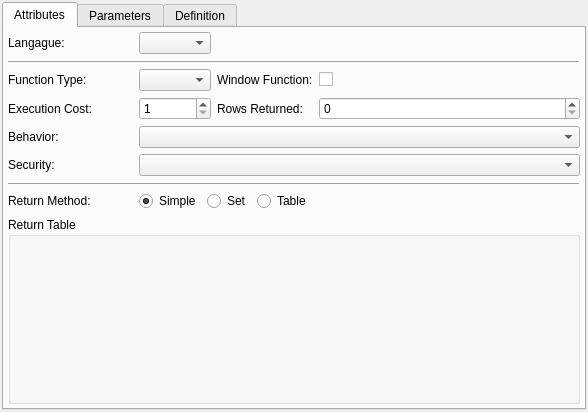
<?xml version="1.0" encoding="UTF-8"?>
<ui version="4.0">
 <class>FuncaoWidget</class>
 <widget class="QWidget" name="FuncaoWidget">
  <property name="geometry">
   <rect>
    <x>0</x>
    <y>0</y>
    <width>588</width>
    <height>412</height>
   </rect>
  </property>
  <property name="sizePolicy">
   <sizepolicy hsizetype="Preferred" vsizetype="Preferred">
    <horstretch>0</horstretch>
    <verstretch>0</verstretch>
   </sizepolicy>
  </property>
  <property name="minimumSize">
   <size>
    <width>465</width>
    <height>216</height>
   </size>
  </property>
  <property name="windowTitle">
   <string>Form</string>
  </property>
  <layout class="QGridLayout" name="funcao_grid">
   <property name="margin">
    <number>2</number>
   </property>
   <property name="spacing">
    <number>6</number>
   </property>
   <item row="0" column="0">
    <widget class="QTabWidget" name="funcaowidget_twg">
     <property name="sizePolicy">
      <sizepolicy hsizetype="Expanding" vsizetype="Expanding">
       <horstretch>0</horstretch>
       <verstretch>0</verstretch>
      </sizepolicy>
     </property>
     <property name="minimumSize">
      <size>
       <width>0</width>
       <height>273</height>
      </size>
     </property>
     <property name="currentIndex">
      <number>0</number>
     </property>
     <widget class="QWidget" name="atributos_tab">
      <attribute name="title">
       <string>Attributes</string>
      </attribute>
      <layout class="QGridLayout" name="gridLayout">
       <property name="margin">
        <number>4</number>
       </property>
       <property name="spacing">
        <number>6</number>
       </property>
       <item row="0" column="0">
        <widget class="QLabel" name="linguagem_lbl">
         <property name="maximumSize">
          <size>
           <width>110</width>
           <height>16777215</height>
          </size>
         </property>
         <property name="text">
          <string>Langague:</string>
         </property>
        </widget>
       </item>
       <item row="0" column="1">
        <widget class="QComboBox" name="linguagem_cmb"/>
       </item>
       <item row="1" column="0" colspan="4">
        <widget class="QFrame" name="frame_2">
         <property name="frameShape">
          <enum>QFrame::HLine</enum>
         </property>
         <property name="frameShadow">
          <enum>QFrame::Raised</enum>
         </property>
        </widget>
       </item>
       <item row="2" column="0">
        <widget class="QLabel" name="tipo_func_lbl">
         <property name="maximumSize">
          <size>
           <width>110</width>
           <height>16777215</height>
          </size>
         </property>
         <property name="text">
          <string>Function Type:</string>
         </property>
        </widget>
       </item>
       <item row="2" column="1">
        <widget class="QComboBox" name="tipo_func_cmb"/>
       </item>
       <item row="2" column="2">
        <widget class="QLabel" name="func_janela_lbl">
         <property name="maximumSize">
          <size>
           <width>110</width>
           <height>16777215</height>
          </size>
         </property>
         <property name="text">
          <string>Window Function:</string>
         </property>
        </widget>
       </item>
       <item row="2" column="3">
        <widget class="QCheckBox" name="func_janela_chk">
         <property name="text">
          <string/>
         </property>
        </widget>
       </item>
       <item row="3" column="0">
        <widget class="QLabel" name="custo_exec_lbl">
         <property name="minimumSize">
          <size>
           <width>125</width>
           <height>0</height>
          </size>
         </property>
         <property name="maximumSize">
          <size>
           <width>110</width>
           <height>16777215</height>
          </size>
         </property>
         <property name="text">
          <string>Execution Cost:</string>
         </property>
        </widget>
       </item>
       <item row="3" column="1">
        <widget class="QSpinBox" name="custo_exec_spb">
         <property name="minimum">
          <number>1</number>
         </property>
         <property name="maximum">
          <number>10000</number>
         </property>
        </widget>
       </item>
       <item row="3" column="2">
        <widget class="QLabel" name="linhas_ret_lbl">
         <property name="maximumSize">
          <size>
           <width>110</width>
           <height>16777215</height>
          </size>
         </property>
         <property name="text">
          <string>Rows Returned:</string>
         </property>
        </widget>
       </item>
       <item row="3" column="3">
        <widget class="QSpinBox" name="linhas_ret_sbp">
         <property name="maximum">
          <number>1000000000</number>
         </property>
        </widget>
       </item>
       <item row="4" column="0">
        <widget class="QLabel" name="comportamento_lbl">
         <property name="maximumSize">
          <size>
           <width>110</width>
           <height>16777215</height>
          </size>
         </property>
         <property name="text">
          <string>Behavior:</string>
         </property>
        </widget>
       </item>
       <item row="4" column="1" colspan="3">
        <widget class="QComboBox" name="comportamento_cmb"/>
       </item>
       <item row="5" column="0">
        <widget class="QLabel" name="seguranca_lbl">
         <property name="maximumSize">
          <size>
           <width>110</width>
           <height>16777215</height>
          </size>
         </property>
         <property name="text">
          <string>Security:</string>
         </property>
        </widget>
       </item>
       <item row="5" column="1" colspan="3">
        <widget class="QComboBox" name="seguranca_cmb"/>
       </item>
       <item row="6" column="0" colspan="4">
        <widget class="QFrame" name="frame">
         <property name="frameShape">
          <enum>QFrame::HLine</enum>
         </property>
         <property name="frameShadow">
          <enum>QFrame::Raised</enum>
         </property>
        </widget>
       </item>
       <item row="7" column="0">
        <widget class="QLabel" name="metodo_ret_lbl">
         <property name="maximumSize">
          <size>
           <width>110</width>
           <height>16777215</height>
          </size>
         </property>
         <property name="text">
          <string>Return Method:</string>
         </property>
        </widget>
       </item>
       <item row="7" column="1" colspan="2">
        <layout class="QHBoxLayout" name="horizontalLayout">
         <item>
          <widget class="QRadioButton" name="simples_rb">
           <property name="sizePolicy">
            <sizepolicy hsizetype="Fixed" vsizetype="Fixed">
             <horstretch>0</horstretch>
             <verstretch>0</verstretch>
            </sizepolicy>
           </property>
           <property name="text">
            <string>Simple</string>
           </property>
           <property name="checked">
            <bool>true</bool>
           </property>
           <property name="autoExclusive">
            <bool>true</bool>
           </property>
          </widget>
         </item>
         <item>
          <widget class="QRadioButton" name="conjunto_rb">
           <property name="sizePolicy">
            <sizepolicy hsizetype="Fixed" vsizetype="Fixed">
             <horstretch>0</horstretch>
             <verstretch>0</verstretch>
            </sizepolicy>
           </property>
           <property name="text">
            <string>Set</string>
           </property>
           <property name="autoExclusive">
            <bool>true</bool>
           </property>
          </widget>
         </item>
         <item>
          <widget class="QRadioButton" name="tabela_rb">
           <property name="sizePolicy">
            <sizepolicy hsizetype="Fixed" vsizetype="Fixed">
             <horstretch>0</horstretch>
             <verstretch>0</verstretch>
            </sizepolicy>
           </property>
           <property name="text">
            <string>Table</string>
           </property>
           <property name="autoExclusive">
            <bool>true</bool>
           </property>
          </widget>
         </item>
        </layout>
       </item>
       <item row="7" column="3">
        <spacer name="horizontalSpacer_2">
         <property name="orientation">
          <enum>Qt::Horizontal</enum>
         </property>
         <property name="sizeHint" stdset="0">
          <size>
           <width>40</width>
           <height>20</height>
          </size>
         </property>
        </spacer>
       </item>
       <item row="8" column="0" colspan="4">
        <widget class="QGroupBox" name="tabela_ret_gb">
         <property name="title">
          <string>Return Table</string>
         </property>
        </widget>
       </item>
      </layout>
     </widget>
     <widget class="QWidget" name="parametros_tab">
      <attribute name="title">
       <string>Parameters</string>
      </attribute>
     </widget>
     <widget class="QWidget" name="definicao_tab">
      <attribute name="title">
       <string>Definition</string>
      </attribute>
      <layout class="QGridLayout" name="gridLayout_4">
       <property name="margin">
        <number>4</number>
       </property>
       <property name="spacing">
        <number>6</number>
       </property>
       <item row="0" column="0">
        <widget class="QFrame" name="biblioteca_frm">
         <property name="frameShape">
          <enum>QFrame::NoFrame</enum>
         </property>
         <property name="frameShadow">
          <enum>QFrame::Raised</enum>
         </property>
         <layout class="QGridLayout" name="gridLayout_3">
          <property name="margin">
           <number>2</number>
          </property>
          <property name="spacing">
           <number>6</number>
          </property>
          <item row="0" column="0" colspan="3">
           <widget class="QLabel" name="biblioteca1_lbl">
            <property name="text">
             <string>Dynamic Library:</string>
            </property>
           </widget>
          </item>
          <item row="0" column="3">
           <spacer name="horizontalSpacer_3">
            <property name="orientation">
             <enum>Qt::Horizontal</enum>
            </property>
            <property name="sizeHint" stdset="0">
             <size>
              <width>450</width>
              <height>20</height>
             </size>
            </property>
           </spacer>
          </item>
          <item row="1" column="0">
           <spacer name="horizontalSpacer_4">
            <property name="orientation">
             <enum>Qt::Horizontal</enum>
            </property>
            <property name="sizeType">
             <enum>QSizePolicy::Fixed</enum>
            </property>
            <property name="sizeHint" stdset="0">
             <size>
              <width>10</width>
              <height>20</height>
             </size>
            </property>
           </spacer>
          </item>
          <item row="1" column="1">
           <widget class="QLabel" name="simbolo_lbl">
            <property name="enabled">
             <bool>true</bool>
            </property>
            <property name="maximumSize">
             <size>
              <width>60</width>
              <height>16777215</height>
             </size>
            </property>
            <property name="text">
             <string>Symbol:</string>
            </property>
           </widget>
          </item>
          <item row="1" column="2" colspan="2">
           <widget class="QLineEdit" name="simbolo_edt">
            <property name="enabled">
             <bool>true</bool>
            </property>
            <property name="sizePolicy">
             <sizepolicy hsizetype="Preferred" vsizetype="Fixed">
              <horstretch>0</horstretch>
              <verstretch>0</verstretch>
             </sizepolicy>
            </property>
           </widget>
          </item>
          <item row="2" column="1">
           <widget class="QLabel" name="biblioteca_lbl">
            <property name="enabled">
             <bool>true</bool>
            </property>
            <property name="maximumSize">
             <size>
              <width>60</width>
              <height>16777215</height>
             </size>
            </property>
            <property name="text">
             <string>Library:</string>
            </property>
           </widget>
          </item>
          <item row="2" column="2" colspan="2">
           <widget class="QLineEdit" name="biblioteca_edt">
            <property name="enabled">
             <bool>true</bool>
            </property>
            <property name="sizePolicy">
             <sizepolicy hsizetype="Preferred" vsizetype="Fixed">
              <horstretch>0</horstretch>
              <verstretch>0</verstretch>
             </sizepolicy>
            </property>
           </widget>
          </item>
          <item row="3" column="3">
           <spacer name="verticalSpacer">
            <property name="orientation">
             <enum>Qt::Vertical</enum>
            </property>
            <property name="sizeHint" stdset="0">
             <size>
              <width>20</width>
              <height>61</height>
             </size>
            </property>
           </spacer>
          </item>
         </layout>
        </widget>
       </item>
       <item row="1" column="0">
        <widget class="QFrame" name="codigofonte_frm">
         <property name="frameShape">
          <enum>QFrame::NoFrame</enum>
         </property>
         <property name="frameShadow">
          <enum>QFrame::Raised</enum>
         </property>
         <layout class="QGridLayout" name="gridLayout_2">
          <property name="margin">
           <number>2</number>
          </property>
          <property name="spacing">
           <number>6</number>
          </property>
          <item row="0" column="0">
           <widget class="QLabel" name="codigofonte_lbl">
            <property name="text">
             <string>Source code:</string>
            </property>
           </widget>
          </item>
          <item row="0" column="1">
           <spacer name="horizontalSpacer">
            <property name="orientation">
             <enum>Qt::Horizontal</enum>
            </property>
            <property name="sizeHint" stdset="0">
             <size>
              <width>485</width>
              <height>20</height>
             </size>
            </property>
           </spacer>
          </item>
          <item row="1" column="0" colspan="2">
           <widget class="QTextEdit" name="codigofonte_txt"/>
          </item>
         </layout>
        </widget>
       </item>
      </layout>
     </widget>
    </widget>
   </item>
  </layout>
 </widget>
 <resources/>
 <connections/>
</ui>
